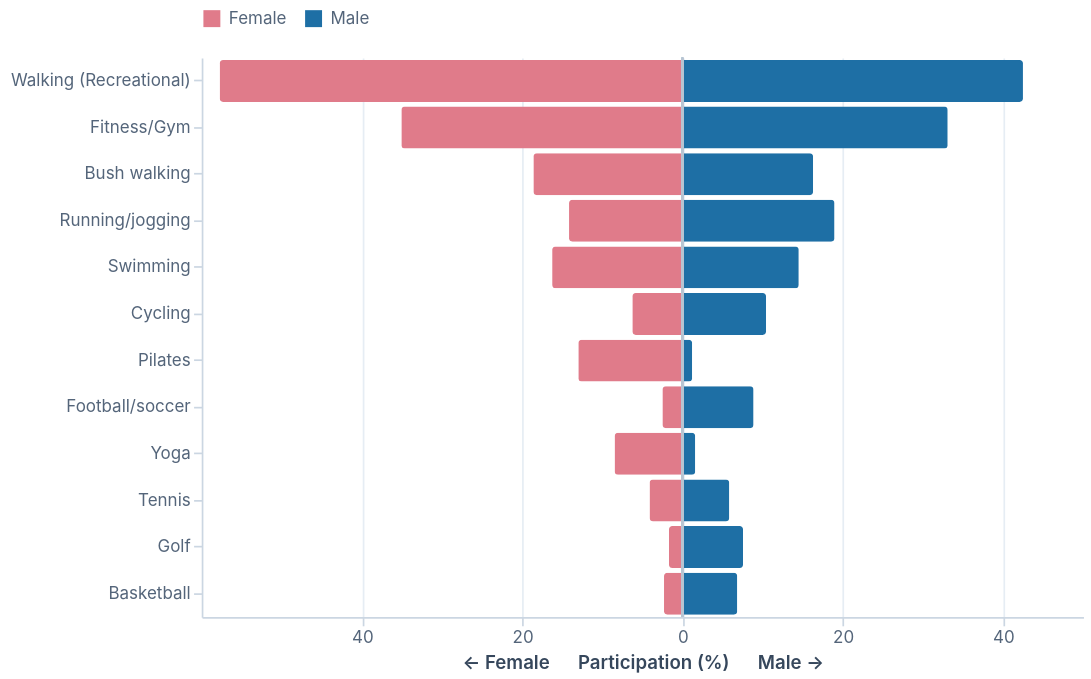

Describe this chart as a Vega-Lite specification.
### Vega-Lite specification from a JSON file in a GitHub repository (floating-point values rounded to 4 significant figures)
{"$schema": "https://vega.github.io/schema/vega-lite/v5.json", "width": 520, "height": 330, "data": {"values": [{"sport": "Walking (Recreational)", "gender": "Female", "val": -57.75, "disp": 57.75}, {"sport": "Walking (Recreational)", "gender": "Male", "val": 42.49, "disp": 42.49}, {"sport": "Fitness/Gym", "gender": "Female", "val": -35.08, "disp": 35.08}, {"sport": "Fitness/Gym", "gender": "Male", "val": 33.1, "disp": 33.1}, {"sport": "Bush walking", "gender": "Female", "val": -18.6, "disp": 18.6}, {"sport": "Bush walking", "gender": "Male", "val": 16.3, "disp": 16.3}, {"sport": "Running/jogging", "gender": "Female", "val": -14.16, "disp": 14.16}, {"sport": "Running/jogging", "gender": "Male", "val": 18.98, "disp": 18.98}, {"sport": "Swimming", "gender": "Female", "val": -16.26, "disp": 16.26}, {"sport": "Swimming", "gender": "Male", "val": 14.51, "disp": 14.51}, {"sport": "Cycling", "gender": "Female", "val": -6.252, "disp": 6.252}, {"sport": "Cycling", "gender": "Male", "val": 10.43, "disp": 10.43}, {"sport": "Pilates", "gender": "Female", "val": -12.99, "disp": 12.99}, {"sport": "Pilates", "gender": "Male", "val": 1.207, "disp": 1.207}, {"sport": "Football/soccer", "gender": "Female", "val": -2.499, "disp": 2.499}, {"sport": "Football/soccer", "gender": "Male", "val": 8.871, "disp": 8.871}, {"sport": "Yoga", "gender": "Female", "val": -8.466, "disp": 8.466}, {"sport": "Yoga", "gender": "Male", "val": 1.59, "disp": 1.59}, {"sport": "Tennis", "gender": "Female", "val": -4.103, "disp": 4.103}, {"sport": "Tennis", "gender": "Male", "val": 5.842, "disp": 5.842}, {"sport": "Golf", "gender": "Female", "val": -1.685, "disp": 1.685}, {"sport": "Golf", "gender": "Male", "val": 7.555, "disp": 7.555}, {"sport": "Basketball", "gender": "Female", "val": -2.303, "disp": 2.303}, {"sport": "Basketball", "gender": "Male", "val": 6.836, "disp": 6.836}]}, "layer": [{"mark": {"type": "bar", "cornerRadius": 2}, "encoding": {"y": {"field": "sport", "type": "nominal", "title": null, "sort": ["Walking (Recreational)", "Fitness/Gym", "Bush walking", "Running/jogging", "Swimming", "Cycling", "Pilates", "Football/soccer", "Yoga", "Tennis", "Golf", "Basketball"], "axis": {"labelFontSize": 10, "grid": false}}, "x": {"field": "val", "type": "quantitative", "title": "← Female      Participation (%)      Male →", "axis": {"labelExpr": "abs(datum.value)", "values": [-40, -20, 0, 20, 40]}}, "color": {"field": "gender", "type": "nominal", "scale": {"domain": ["Female", "Male"], "range": ["#e07b8a", "#1e6fa5"]}, "legend": {"orient": "top", "title": null, "direction": "horizontal"}}, "tooltip": [{"field": "sport", "title": "Activity"}, {"field": "gender", "title": "Gender"}, {"field": "disp", "type": "quantitative", "title": "Rate (%)", "format": ".1f"}]}}, {"mark": {"type": "rule", "color": "#b8c4d2", "strokeWidth": 1}, "encoding": {"x": {"datum": 0}}}], "config": {"font": "Inter, sans-serif", "view": {"stroke": null}, "background": "transparent", "axis": {"labelFont": "Inter", "titleFont": "Inter", "labelColor": "#54657a", "titleColor": "#36475c", "titleFontWeight": 600, "titleFontSize": 11, "labelFontSize": 10, "gridColor": "#e6edf4", "domainColor": "#cbd6e2", "tickColor": "#cbd6e2"}, "legend": {"labelFont": "Inter", "titleFont": "Inter", "labelColor": "#54657a", "titleColor": "#36475c", "titleFontSize": 11, "labelFontSize": 10}, "title": {"font": "Merriweather", "fontSize": 13, "color": "#0d2137", "anchor": "start", "fontWeight": 700}}}
